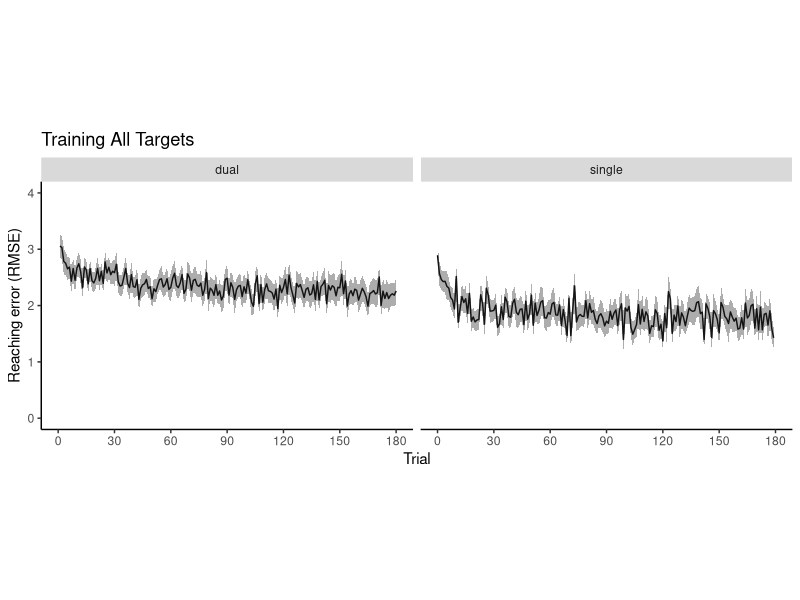
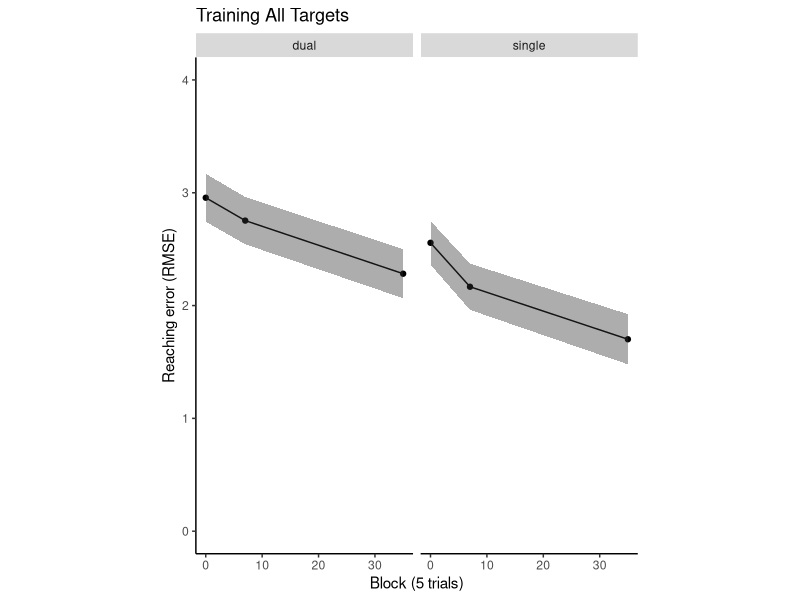
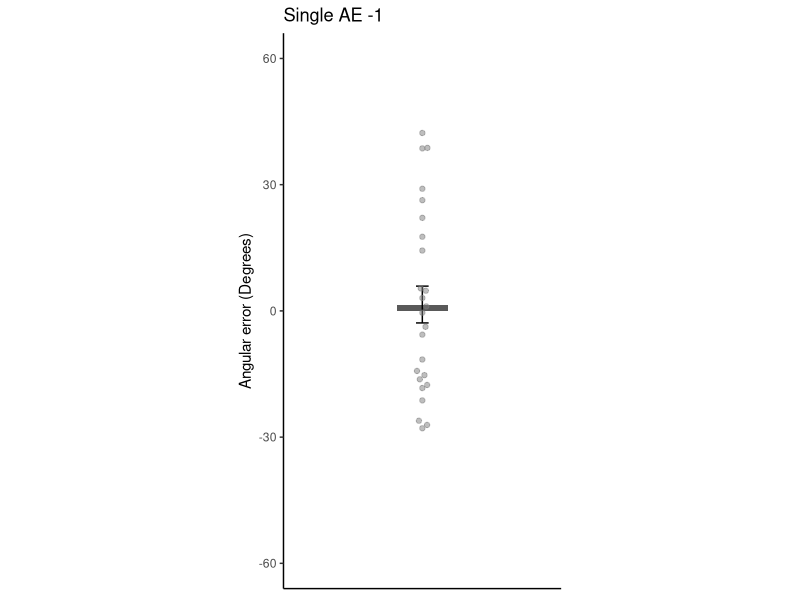
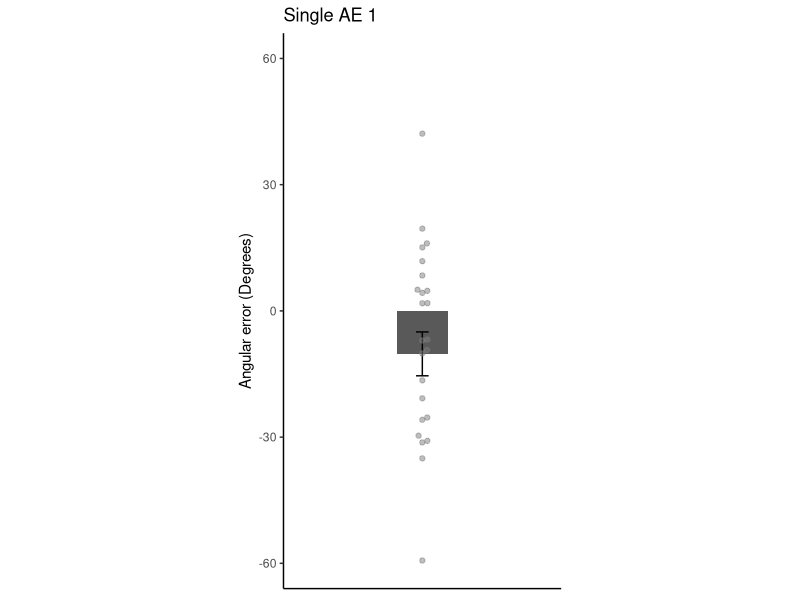
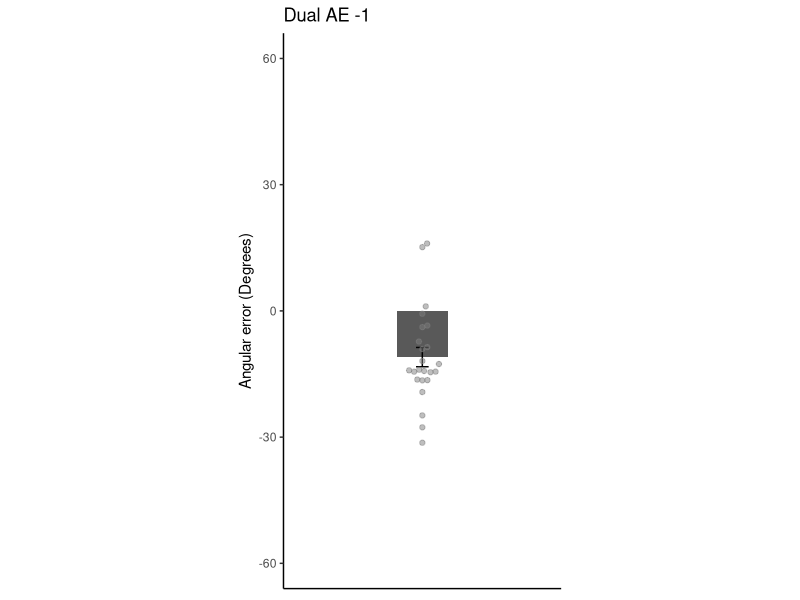
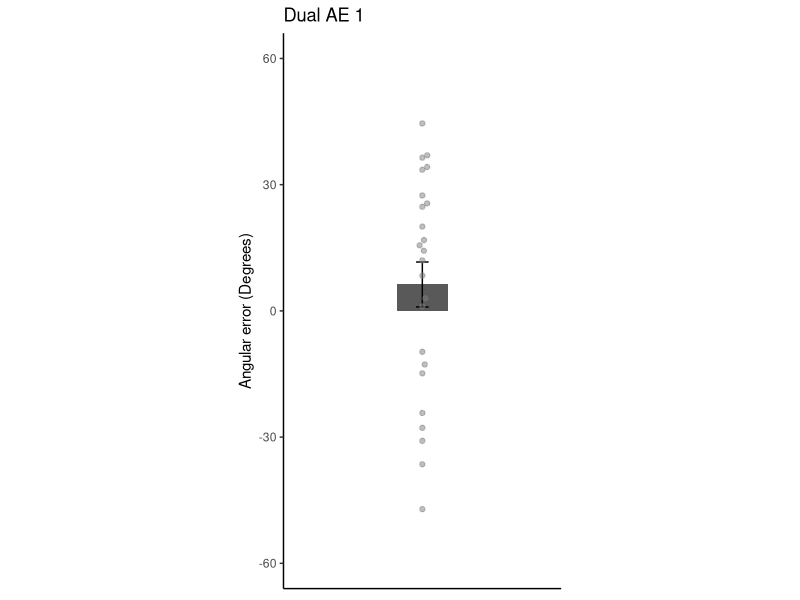

Write the R code that produced these figures, in order.
# ANALYZE ALL TARGETS (OBSTRUCTED + UNOBSTRUCTED SETS)
library(ggplot2)
library(dplyr)
library(tidyr)
library(ggbeeswarm)

obssingle <- read.csv('data/DualObs_Data0305_SINGLESONLY.csv', header = TRUE)
obssingle <- tbl_df(obssingle)
obsdual <- read.csv('data/DualObs_Data0305_DUALONLY.csv', header = TRUE)
obsdual <- tbl_df(obsdual)

# per trial plots - collapsed
taskmeans_s <- obssingle %>%
  filter(condition %in% c('train_CCW', 'train_CW')) %>%
  group_by(subject) %>%
  group_by(trial) %>% 
  summarise(Mean_RMSExy = mean(RMSExy, na.rm = TRUE),
            SD_RMSExy = sd(RMSExy, na.rm = TRUE), 
            SEM_RMSExy = SD_RMSExy/sqrt(length(unique(subject)))) %>%
  mutate(group = 'single')

taskmeans_d <- obsdual %>%
  filter(condition == 'train_dual') %>%
  group_by(rotationval, subject) %>%
  mutate(trial = 1:n()) %>% # collapsed across rotations in the dual group
  ungroup() %>%
  group_by(trial) %>% 
  summarise(Mean_RMSExy = mean(RMSExy, na.rm = TRUE),
            SD_RMSExy = sd(RMSExy, na.rm = TRUE), 
            SEM_RMSExy = SD_RMSExy/sqrt(length(unique(subject)))) %>%
  mutate(group = 'dual')

taskmeans <- rbind(taskmeans_s,taskmeans_d)

ggplot(data = taskmeans, aes(x = trial, y = Mean_RMSExy)) +
  geom_line() + 
  geom_ribbon(aes(ymin = Mean_RMSExy - SEM_RMSExy, ymax = Mean_RMSExy + SEM_RMSExy),
              alpha = 0.4) +
  theme(panel.grid.major = element_blank(),
        panel.grid.minor = element_blank(),
        panel.background = element_blank(),
        axis.line = element_line(colour = "black")) +
  ylim(0, 4) +
  ylab("Reaching error (RMSE)") +
  scale_x_continuous(name="Trial", limits=c(0, 180), breaks = seq(0,180,30)) +
  ggtitle('Training All Targets') +
  facet_grid(cols = vars(group)) +
  coord_fixed(ratio=30)

# per block plots - collapsed
blockdf_s <- obssingle %>%
  filter(condition %in% c('train_CCW', 'train_CW')) %>%
  filter(block5 %in% c(0, 1, 35)) %>%
  group_by(subject, block5) %>%
  mutate(Mean_RMSExy = mean(RMSExy, na.rm = TRUE)) %>%
  ungroup()%>%
  group_by(block5) %>%
  summarise(GroupMean_RMSExy = mean(RMSExy, na.rm = TRUE),
            SD_RMSExy = sd(RMSExy, na.rm = TRUE), 
            SEM_RMSExy = SD_RMSExy/sqrt(length(unique(subject))),
            group = 'single')

blockdf_d <- obsdual %>%
  filter(condition == 'train_dual') %>%
  filter(block5 %in% c(0, 1, 71)) %>%
  group_by(subject, block5) %>%
  mutate(Mean_RMSExy = mean(RMSExy, na.rm = TRUE)) %>%
  ungroup()%>%
  group_by(block5) %>%
  summarise(GroupMean_RMSExy = mean(RMSExy, na.rm = TRUE),
            SD_RMSExy = sd(RMSExy, na.rm = TRUE), 
            SEM_RMSExy = SD_RMSExy/sqrt(length(unique(subject))),
            group = 'dual')

blockdf_d$block5[which(blockdf_d$block5 == 71)] <- 35 #match block numbers

blockdf <- rbind(blockdf_s, blockdf_d)
blockdf$block5[which(blockdf$block5 == 1)] <- 7
ggplot(data = blockdf, aes(x = block5, y = GroupMean_RMSExy)) +
  geom_line() + 
  geom_point() +
  geom_ribbon(aes(ymin = GroupMean_RMSExy - SEM_RMSExy, ymax = GroupMean_RMSExy + SEM_RMSExy),
              alpha = 0.4) +
  theme(panel.grid.major = element_blank(),
        panel.grid.minor = element_blank(),
        panel.background = element_blank(),
        axis.line = element_line(colour = "black")) +
  ylim(0, 4) +
  ylab("Reaching error (RMSE)") +
  scale_x_continuous(name="Block (5 trials)", limits=c(0, 35)) +
  ggtitle('Training All Targets') +
  facet_grid(cols = vars(group)) +
  coord_fixed(ratio=20)

# plot reach AE singles
NC_df <- obssingle %>%
  filter(condition %in% c("nocur_1", "nocur_2")) %>%
  drop_na(subject)

for (rot in c(-1,1)){
  
  #last block of baseline no-cursors
  nocur1 <- NC_df %>%
    filter(rotationval == rot) %>%
    filter(condition == "nocur_1") %>%
    group_by(subject) %>%
    filter(trial %in% c(max(trial)-7, max(trial)-6, max(trial)-5, max(trial)-4, max(trial)-3, max(trial)-2, max(trial)-1, max(trial))) %>%
    summarise(pv = mean(angmaxvel, na.rm = TRUE)) %>%
    mutate(task = 'nocur1', block = 1)
  
  #first trial of no-cursor after training
  nocur2 <- NC_df %>%
    filter(rotationval == rot) %>%
    filter(condition == "nocur_2") %>%
    group_by(subject) %>%
    filter(trial %in% min(trial)) %>% 
    summarise(pv = mean(angmaxvel, na.rm = TRUE)) %>%
    mutate(task = 'nocur2', block = 2)
  
  nocurdf <- rbind(nocur1, nocur2)
  nocurdf$task <- factor(nocurdf$task)
  nocurdf$subject <- factor(nocurdf$subject)
  
  if (rot == 1){
    
    print(rot)
    
    nocur1$AE <- nocur2$pv - nocur1$pv # for t stats
    t.test(nocur1$AE, mu = 0, alternative = "greater")
    
  } else {
    
    nocur1$AE <- nocur2$pv - nocur1$pv # for t stats
    t.test(nocur1$AE, mu = 0, alternative = "less")
  }
  
  # plot AE for each rotation
  plot_title <- sprintf('Single AE %s', rot)
  
  AE.summary <- nocur1 %>% 
    summarise(Mean_pv = mean(AE, na.rm = TRUE), 
              SD_pv = sd(AE, na.rm = TRUE), 
              SEM_pv = SD_pv/sqrt(length(unique(subject)))) %>%
    mutate(block = 1)
  
  AE_bars <- ggplot(data = AE.summary,
                    aes(x = block, y = Mean_pv)) +
    geom_bar(stat = "identity", position = "dodge", width = 0.2) +
    geom_errorbar(data = AE.summary, mapping = aes(x = block, y = Mean_pv, 
                                                   ymin = Mean_pv - SEM_pv, ymax = Mean_pv + SEM_pv),
                  width = 0.05, size = 0.5, color = "black",
                  position = position_dodge(width = 0.9)) +
    geom_beeswarm(data = nocur1, aes(x = block, y = AE),
                  alpha = 0.5,
                  cex = 2,
                  stroke = 0.5,
                  color = 'gray50') +
    theme(panel.grid.major = element_blank(),
          panel.grid.minor = element_blank(),
          panel.background = element_blank(), 
          axis.line = element_line(colour = "black"),
          legend.title = element_blank(),
          legend.position = "none") +
    coord_fixed(ratio = 1/60) +
    xlim(0.5, 1.5) +
    ylim(-60, 60) +
    ylab("Angular error (Degrees)") +
    ggtitle(plot_title) +
    theme(axis.title.x=element_blank(),
          axis.text.x=element_blank(),
          axis.ticks.x=element_blank())
  
  print(AE_bars)
  
}

# plot reach AE duals
NC_df <- obsdual %>%
  filter(condition %in% c("nocur_1", "nocur_2")) %>%
  drop_na(subject)

for (rot in c(-1,1)){
  
  #last block of baseline no-cursors
  nocur1 <- NC_df %>%
    filter(rotationval == rot) %>%
    filter(condition == "nocur_1") %>%
    group_by(subject) %>%
    filter(trial %in% c(max(trial)-7, max(trial)-6, max(trial)-5, max(trial)-4, max(trial)-3, max(trial)-2, max(trial)-1, max(trial))) %>%
    summarise(pv = mean(angmaxvel, na.rm = TRUE)) %>%
    mutate(task = 'nocur1', block = 1)
  
  #first trial of no-cursor after training
  nocur2 <- NC_df %>%
    filter(rotationval == rot) %>%
    filter(condition == "nocur_2") %>%
    group_by(subject) %>%
    filter(trial %in% min(trial)) %>% 
    summarise(pv = mean(angmaxvel, na.rm = TRUE)) %>%
    mutate(task = 'nocur2', block = 2)
  
  nocurdf <- rbind(nocur1, nocur2)
  nocurdf$task <- factor(nocurdf$task)
  nocurdf$subject <- factor(nocurdf$subject)
  
  if (rot == 1){
    
    print(rot)
    
    nocur1$AE <- nocur2$pv - nocur1$pv # for t stats
    t.test(nocur1$AE, mu = 0, alternative = "greater")
    
  } else {
    
    nocur1$AE <- nocur2$pv - nocur1$pv # for t stats
    t.test(nocur1$AE, mu = 0, alternative = "less")
  }
  
  # plot AE for each rotation
  plot_title <- sprintf('Dual AE %s', rot)
  
  AE.summary <- nocur1 %>% 
    summarise(Mean_pv = mean(AE, na.rm = TRUE), 
              SD_pv = sd(AE, na.rm = TRUE), 
              SEM_pv = SD_pv/sqrt(length(unique(subject)))) %>%
    mutate(block = 1)
  
  AE_bars <- ggplot(data = AE.summary,
                    aes(x = block, y = Mean_pv)) +
    geom_bar(stat = "identity", position = "dodge", width = 0.2) +
    geom_errorbar(data = AE.summary, mapping = aes(x = block, y = Mean_pv, 
                                                   ymin = Mean_pv - SEM_pv, ymax = Mean_pv + SEM_pv),
                  width = 0.05, size = 0.5, color = "black",
                  position = position_dodge(width = 0.9)) +
    geom_beeswarm(data = nocur1, aes(x = block, y = AE),
                  alpha = 0.5,
                  cex = 2,
                  stroke = 0.5,
                  color = 'gray50') +
    theme(panel.grid.major = element_blank(),
          panel.grid.minor = element_blank(),
          panel.background = element_blank(), 
          axis.line = element_line(colour = "black"),
          legend.title = element_blank(),
          legend.position = "none") +
    coord_fixed(ratio = 1/60) +
    xlim(0.5, 1.5) +
    ylim(-60, 60) +
    ylab("Angular error (Degrees)") +
    ggtitle(plot_title) +
    theme(axis.title.x=element_blank(),
          axis.text.x=element_blank(),
          axis.ticks.x=element_blank())
  
  print(AE_bars)
  
}


